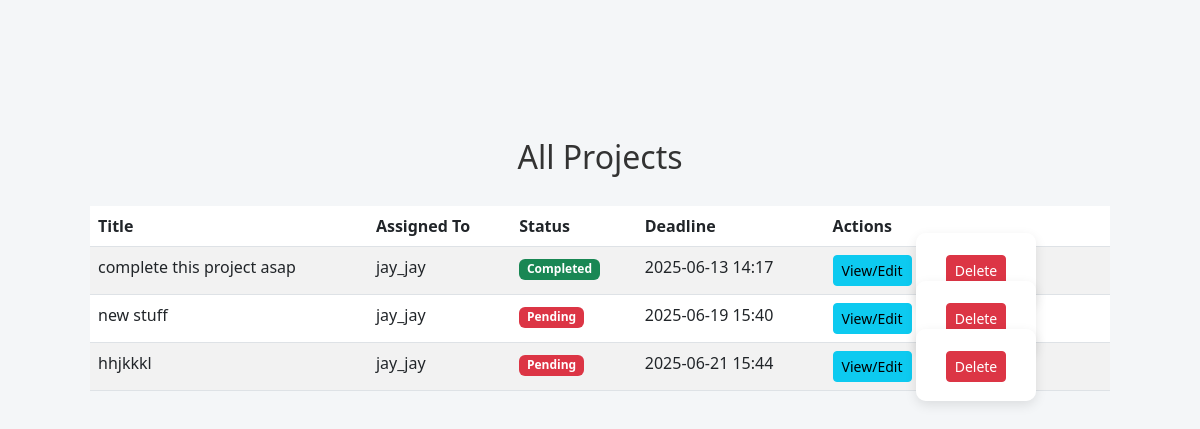
Page /admin/projects (signed in) on the earlier database version.
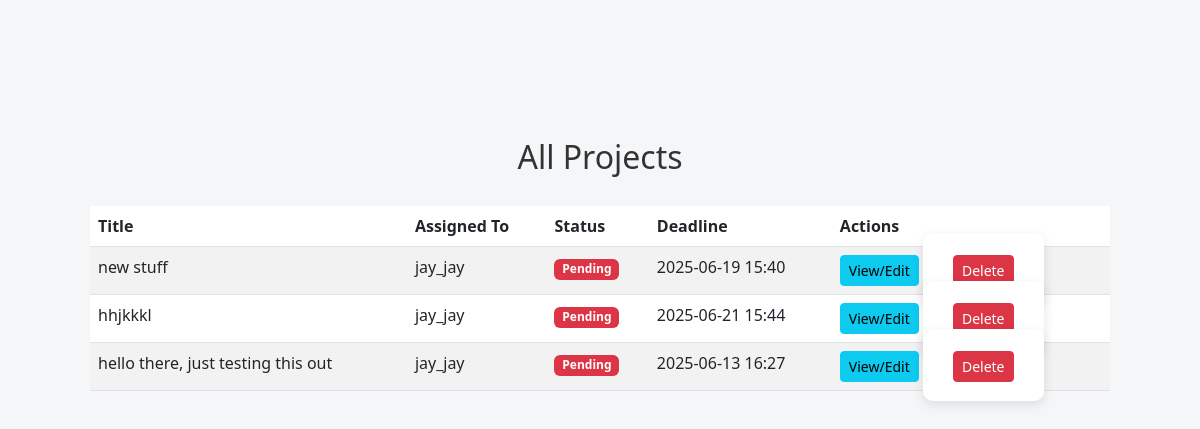
Same page on the later database version.
### app/dbmodels.py (models this page shows, shortened)
class Project(db.Model):
    id = db.Column(db.Integer, primary_key=True)
    title = db.Column(db.String(150), nullable=False)
    description = db.Column(db.Text, nullable=False)
    tasks = db.relationship("Task", backref="project", cascade="all, delete-orphan", passive_deletes=True)
    milestones = db.relationship("Milestone", backref="project", cascade="all, delete-orphan", passive_deletes=True)
    user_id = db.Column(db.Integer, db.ForeignKey('user.id', ondelete="CASCADE"), nullable=False)
    user = db.relationship('User', back_populates='projects')
    deadline = db.Column(db.DateTime, nullable=False, default = datetime.now(timezone.utc)) # default to current time in UTC
    status = db.Column(db.String(20), nullable=False, default="Pending")
    comment = db.Column(db.Text, nullable=True)

class User(db.Model, UserMixin):
    id = db.Column(db.Integer, primary_key=True)
    username = db.Column(db.String(150), unique=True, nullable=False)
    email = db.Column(db.String(150), unique=True, nullable=False)
    password_hash = db.Column(db.String(150), nullable=False)
    tasks = db.relationship("Task", backref="assigned_to", cascade='all, delete-orphan',passive_deletes=True)
    role = db.Column(db.String(50), nullable=False, default="employee") # or admin
    projects = db.relationship('Project',cascade= "all, delete-orphan", back_populates='user', passive_deletes=True)

### app/routes.py (the view)
@main.route('/admin/projects')
@login_required
def admin_projects():
    if current_user.role != "admin":
        abort(403)
    status = request.args.get('status')
    if status:
        projects = Project.query.filter_by(status=status).all()
    else:
        projects = Project.query.all()
    return render_template('admin_projects.html', projects=projects)

### app/__init__.py (called while the page is built)
def create_app():
    app= Flask(__name__)
    app.config.from_object("config.Config") # load app config from config.py
    db.init_app(app)
    migrate.init_app(app, db)
    login_manager.init_app(app)
    mail.init_app(app)
    scheduler.init_app(app)
    scheduler.start()
    from . import jobs  # <-- Import jobs to register them
    from .admin import init_admin
    init_admin(app)
    login_manager.login_view = "main.login"
    login_manager.login_message_category ="info"
    from .dbmodels import User
    @login_manager.user_loader
    def load_user(user_id):
        return User.query.get(int(user_id))
    from .routes import main
    app.register_blueprint(main)
    return app

### app/templates/admin_projects.html
{% extends "base.html" %}
{% block content %}
<div class="container mt-4">
  <h2>All Projects{% if request.args.get('status') %} ({{ request.args.get('status') }}){% endif %}</h2>
  <table class="table table-striped">
    <thead>
      <tr>
        <th>Title</th>
        <th>Assigned To</th>
        <th>Status</th>
        <th>Deadline</th>
        <th>Actions</th>
      </tr>
    </thead>
    <tbody>
      {% for project in projects %}
      <tr>
        <td>{{ project.title }}</td>
        <td>{{ project.user.username }}</td>
        <td>
          {% if project.status == 'Completed' %}
            <span class="badge bg-success">Completed</span>
          {% elif project.status == 'Pending' %}
            <span class="badge bg-danger">Pending</span>
          {% elif project.status == 'In Progress' %}
            <span class="badge bg-warning text-dark">In Progress</span>
          {% else %}
            <span class="badge bg-secondary">Unknown</span>
          {% endif %}
        </td>
        <td>{{ project.deadline.strftime('%Y-%m-%d %H:%M') if project.deadline else 'N/A' }}</td>
        <td>
          <a href="{{ url_for('main.admin_project_detail', project_id=project.id) }}" class="btn btn-info btn-sm">View/Edit</a>
          <form action="{{ url_for('main.delete_project', project_id=project.id) }}" method="POST" style="display:inline;">
            <button type="submit" class="btn btn-danger btn-sm" onclick="return confirm('Delete this project?');">Delete</button>
          </form>
        </td>
      </tr>
      {% endfor %}
    </tbody>
  </table>
</div>
{% endblock %}

### app/templates/base.html (shortened to what this page needs)
<!DOCTYPE html>
<html lang="en">
<head>
    <link href="https://cdn.jsdelivr.net/npm/bootstrap@5.3.0/dist/css/bootstrap.min.css" rel="stylesheet">
    <link rel="stylesheet" href="{{ url_for('static', filename='style.css') }}">
</head>
<body>
    <div class="container mt-4">
        {% block content %}{% endblock %}
    </div>
</body>
</html>

### app/static/style.css (style rules this page uses)
body { background-color: #f2f2f2; font-family: Arial, sans-serif; display: flex; justify-content: center; align-items: center; height: 100vh; margin: 0; }
h2 { text-align: center; margin-bottom: 20px; color: #333; }
body { font-family: "Segoe UI", Tahoma, Geneva, Verdana, sans-serif; background-color: #f0f2f5; margin: 0; padding: 0; display: flex; justify-content: center; align-items: center; height: 100vh; }
form { background-color: white; padding: 30px 40px; border-radius: 10px; box-shadow: 0 4px 12px rgba(0, 0, 0, 0.1); width: 350px; }
h2 { margin-bottom: 25px; color: #333; }
a { color: #007bff; text-decoration: none; }
body { background-color: #f4f6f8; font-family: "Segoe UI", Tahoma, Geneva, Verdana, sans-serif; color: #333; margin: 0; padding: 0; }
.container { padding: 30px; border-radius: 12px; }
h2 { text-align: center; margin-bottom: 30px; color: #2c3e50; }
body { font-family: "Segoe UI", Tahoma, Geneva, Verdana, sans-serif; background-color: #f4f6f8; margin: 0; padding: 0; display: flex; justify-content: center; align-items: flex-start; min-height: 100vh; }
h2 { text-align: center; color: #333; margin-top: 30px; }
form { background-color: #ffffff; padding: 25px 30px; border-radius: 10px; box-shadow: 0 4px 10px none; width: 100%; max-width: 500px; margin: 20px auto; }

Differences in the rows shown:
removed Project: title "complete this project asap", user.username "jay_jay", status "Completed", deadline "2025-06-13 14:17"
added Project: title "hello there, just testing this out", user.username "jay_jay", status "Pending", deadline "2025-06-13 16:27"
